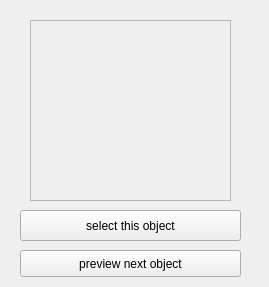
<?xml version="1.0" encoding="UTF-8"?>
<ui version="4.0">
 <class>ObjectSelectionView</class>
 <widget class="QWidget" name="ObjectSelectionView">
  <property name="geometry">
   <rect>
    <x>0</x>
    <y>0</y>
    <width>269</width>
    <height>287</height>
   </rect>
  </property>
  <property name="windowTitle">
   <string>Form</string>
  </property>
  <widget class="QPushButton" name="select">
   <property name="geometry">
    <rect>
     <x>20</x>
     <y>210</y>
     <width>221</width>
     <height>31</height>
    </rect>
   </property>
   <property name="text">
    <string>select this object</string>
   </property>
  </widget>
  <widget class="QFrame" name="rendeArea">
   <property name="geometry">
    <rect>
     <x>30</x>
     <y>20</y>
     <width>201</width>
     <height>181</height>
    </rect>
   </property>
   <property name="frameShape">
    <enum>QFrame::StyledPanel</enum>
   </property>
   <property name="frameShadow">
    <enum>QFrame::Raised</enum>
   </property>
  </widget>
  <widget class="QPushButton" name="next">
   <property name="geometry">
    <rect>
     <x>20</x>
     <y>250</y>
     <width>221</width>
     <height>27</height>
    </rect>
   </property>
   <property name="text">
    <string>preview next object</string>
   </property>
  </widget>
 </widget>
 <resources/>
 <connections/>
</ui>
